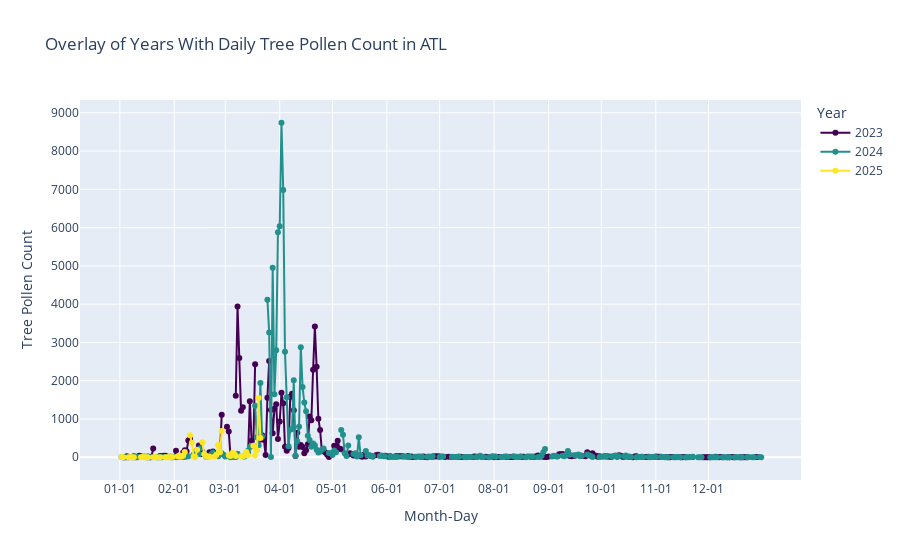

The code cell stored with this chart in its notebook:
### Markdown cell above
### Interactive plots

### Code cell
# Normalize dates to the year 2000 (a leap year)
df_pollen['normalized_date'] = df_pollen['date_dt'].apply(lambda dt: dt.replace(year=2000))

# Generate a colormap based on the number of unique years
unique_years = sorted(df_pollen['YEAR'].unique())  
colors = px.colors.sample_colorscale("viridis", [i / max(1, len(unique_years) - 1) for i in range(len(unique_years))])
color_map = {year: colors[i] for i, year in enumerate(unique_years)}

# Create a single figure
fig_dynamic = go.Figure()

# Group data by year and add traces
for year in unique_years:
    group = df_pollen[df_pollen['YEAR'] == year]
    fig_dynamic.add_trace(go.Scatter(
        x=group['normalized_date'], 
        y=group['TREES'], 
        mode='lines+markers',
        line=dict(color=color_map[year]),
        name=str(year)
    ))

# Format x-axis
tickvals = [datetime.datetime(2000, month, 1) for month in range(1, 13)]
ticktext = [dt.strftime('%m-%d') for dt in tickvals]
fig_dynamic.update_layout(
    xaxis=dict(
        tickmode='array',
        tickvals=tickvals,
        ticktext=ticktext
    ),
    xaxis_title='Month-Day',
    yaxis_title='Tree Pollen Count',
    title='Overlay of Years With Daily Tree Pollen Count in ATL',
    legend_title='Year',
)

# Show figure
fig_dynamic.show();

### Figure 1 — Plotly figure (JSON) as saved in the notebook; plotly's stock layout.template omitted (floating-point values rounded to 4 significant figures; data arrays with more than 128 entries replaced by an {"elided": "..."} marker saying what was removed)
{"data": [{"line": {"color": "rgb(68, 1, 84)"}, "mode": "lines+markers", "name": "2023", "type": "scatter", "x": {"elided": "365 str values"}, "y": {"elided": "365 int values"}}, {"line": {"color": "rgb(34, 144, 140)"}, "mode": "lines+markers", "name": "2024", "type": "scatter", "x": {"elided": "366 str values"}, "y": {"elided": "366 int values"}}, {"line": {"color": "rgb(253, 231, 37)"}, "mode": "lines+markers", "name": "2025", "type": "scatter", "x": {"elided": "365 str values"}, "y": {"elided": "365 int values"}}], "layout": {"legend": {"title": {"text": "Year"}}, "title": {"text": "Overlay of Years With Daily Tree Pollen Count in ATL"}, "xaxis": {"tickmode": "array", "ticktext": ["01-01", "02-01", "03-01", "04-01", "05-01", "06-01", "07-01", "08-01", "09-01", "10-01", "11-01", "12-01"], "tickvals": ["2000-01-01T00:00:00", "2000-02-01T00:00:00", "2000-03-01T00:00:00", "2000-04-01T00:00:00", "2000-05-01T00:00:00", "2000-06-01T00:00:00", "2000-07-01T00:00:00", "2000-08-01T00:00:00", "2000-09-01T00:00:00", "2000-10-01T00:00:00", "2000-11-01T00:00:00", "2000-12-01T00:00:00"], "title": {"text": "Month-Day"}}, "yaxis": {"title": {"text": "Tree Pollen Count"}}}}
